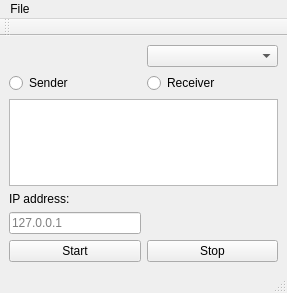
<?xml version="1.0" encoding="UTF-8"?>
<ui version="4.0">
 <class>MainWindow</class>
 <widget class="QMainWindow" name="MainWindow">
  <property name="geometry">
   <rect>
    <x>0</x>
    <y>0</y>
    <width>287</width>
    <height>293</height>
   </rect>
  </property>
  <property name="windowTitle">
   <string>Ping Exfiltrator</string>
  </property>
  <widget class="QWidget" name="centralwidget">
   <layout class="QGridLayout" name="gridLayout">
    <item row="5" column="1">
     <widget class="QPushButton" name="stop_button">
      <property name="text">
       <string>Stop</string>
      </property>
     </widget>
    </item>
    <item row="3" column="0" colspan="2">
     <widget class="QLabel" name="ip_label">
      <property name="text">
       <string>IP address:</string>
      </property>
      <property name="buddy">
       <cstring>ip_line</cstring>
      </property>
     </widget>
    </item>
    <item row="5" column="0">
     <widget class="QPushButton" name="start_button">
      <property name="text">
       <string>Start</string>
      </property>
     </widget>
    </item>
    <item row="1" column="1">
     <widget class="QRadioButton" name="receiver_button">
      <property name="text">
       <string>Receiver</string>
      </property>
     </widget>
    </item>
    <item row="1" column="0">
     <widget class="QRadioButton" name="sender_button">
      <property name="text">
       <string>Sender</string>
      </property>
     </widget>
    </item>
    <item row="2" column="0" colspan="2">
     <widget class="QTextBrowser" name="text_browser"/>
    </item>
    <item row="4" column="0">
     <widget class="QLineEdit" name="ip_line">
      <property name="placeholderText">
       <string>127.0.0.1</string>
      </property>
      <property name="clearButtonEnabled">
       <bool>true</bool>
      </property>
     </widget>
    </item>
    <item row="4" column="1">
     <spacer name="horizontalSpacer">
      <property name="orientation">
       <enum>Qt::Horizontal</enum>
      </property>
      <property name="sizeHint" stdset="0">
       <size>
        <width>40</width>
        <height>20</height>
       </size>
      </property>
     </spacer>
    </item>
    <item row="0" column="1">
     <widget class="QComboBox" name="interface_box">
      <property name="toolTip">
       <string>Select your network interface</string>
      </property>
     </widget>
    </item>
    <item row="0" column="0">
     <spacer name="horizontalSpacer_2">
      <property name="orientation">
       <enum>Qt::Horizontal</enum>
      </property>
      <property name="sizeHint" stdset="0">
       <size>
        <width>40</width>
        <height>20</height>
       </size>
      </property>
     </spacer>
    </item>
   </layout>
  </widget>
  <widget class="QMenuBar" name="menubar">
   <property name="geometry">
    <rect>
     <x>0</x>
     <y>0</y>
     <width>287</width>
     <height>23</height>
    </rect>
   </property>
   <widget class="QMenu" name="menuFile">
    <property name="title">
     <string>File</string>
    </property>
    <addaction name="action_open"/>
   </widget>
   <addaction name="menuFile"/>
  </widget>
  <widget class="QStatusBar" name="statusbar"/>
  <widget class="QToolBar" name="toolBar">
   <property name="windowTitle">
    <string>toolBar</string>
   </property>
   <attribute name="toolBarArea">
    <enum>TopToolBarArea</enum>
   </attribute>
   <attribute name="toolBarBreak">
    <bool>false</bool>
   </attribute>
  </widget>
  <action name="action_open">
   <property name="text">
    <string>Open</string>
   </property>
  </action>
 </widget>
 <resources/>
 <connections/>
</ui>
